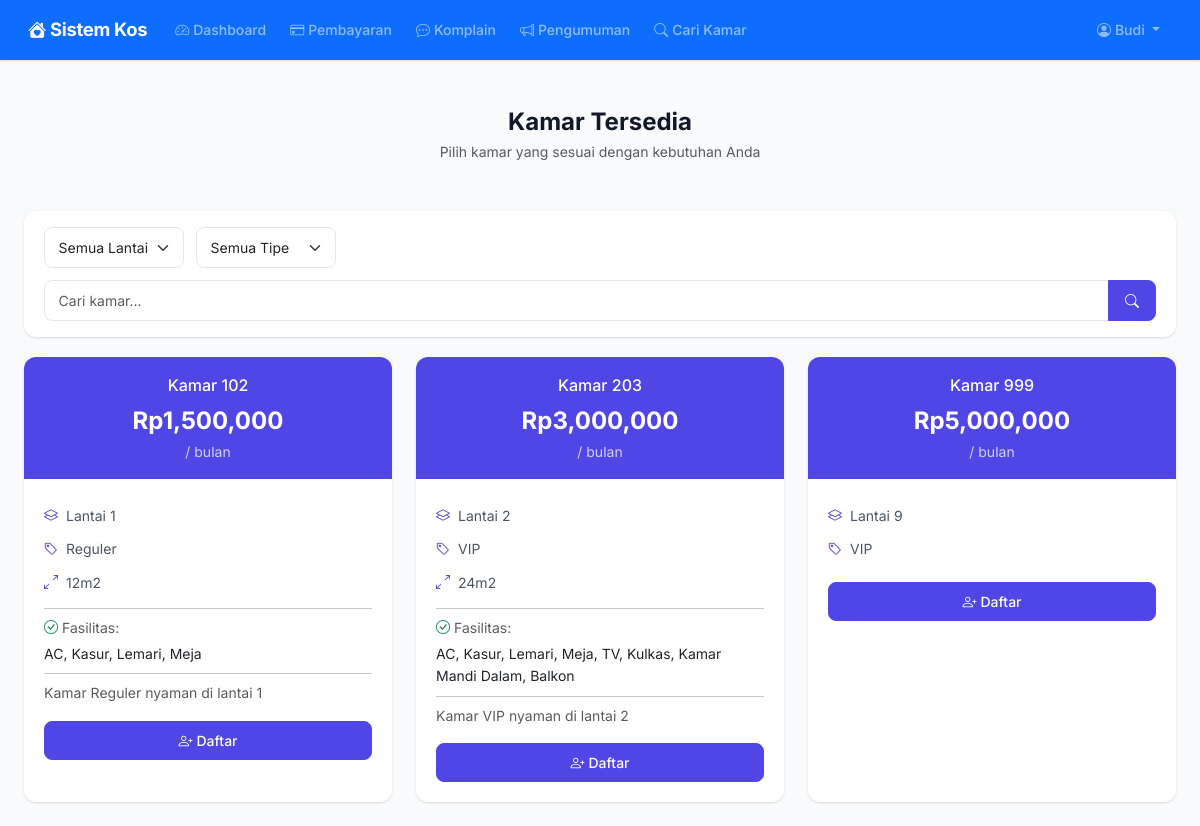
The page /rooms/ (signed in) on the database as committed earlier.
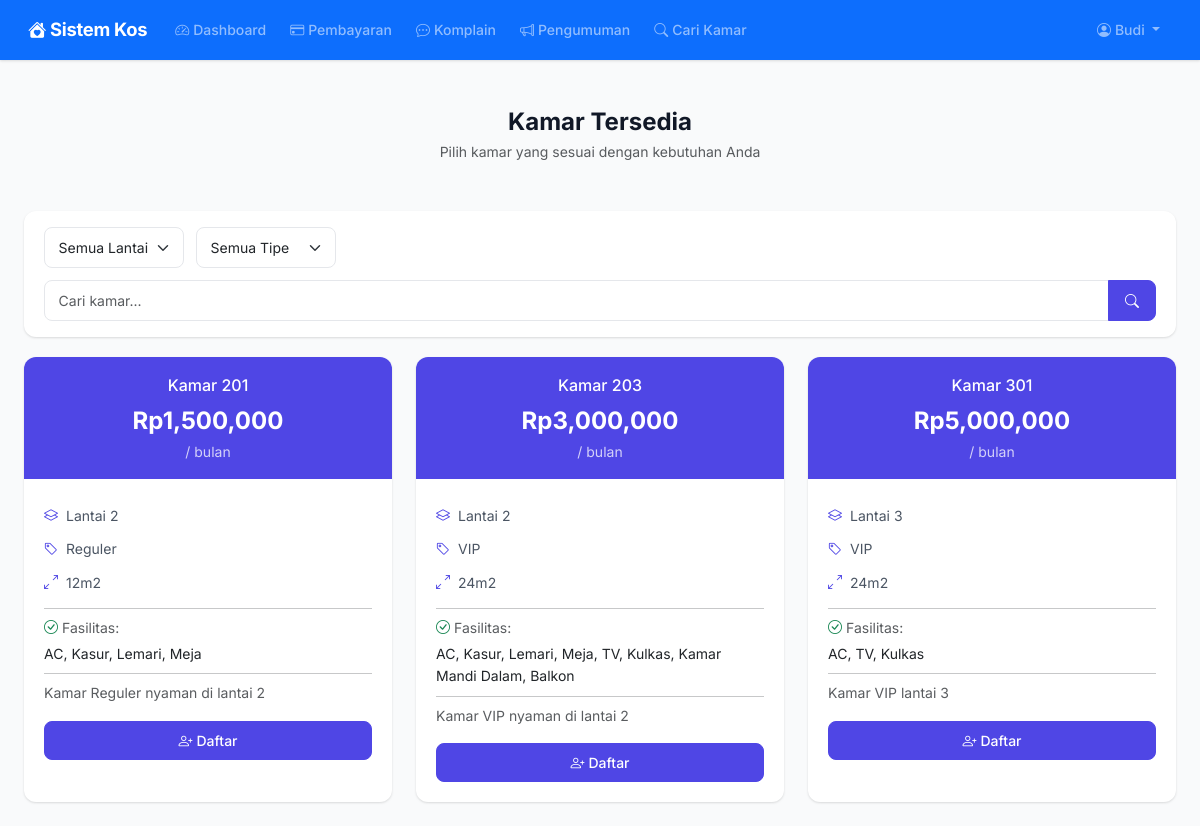
The same page on the database as committed later.
### models.py (models this page shows, shortened)
class Room(db.Model):
    __tablename__ = "rooms"
    id = db.Column(db.Integer, primary_key=True)
    nomor_kamar = db.Column(db.String(10), unique=True, nullable=False)
    lantai = db.Column(db.Integer, default=1)
    tipe = db.Column(db.String(50), default="Reguler")
    harga_per_bulan = db.Column(db.Float, nullable=False)
    ukuran = db.Column(db.String(50))
    fasilitas = db.Column(db.Text)
    status = db.Column(db.String(20), default="tersedia")
    deskripsi = db.Column(db.Text)
    created_at = db.Column(db.DateTime, default=datetime.utcnow)
    bookings = db.relationship("Booking", backref="room", lazy="dynamic")
    maintenance_requests = db.relationship("MaintenanceRequest", backref="room", lazy="dynamic")

### routes/rooms.py (the view, shortened to what this page needs)
@rooms_bp.route("/")
@login_required
def index():
    rooms = Room.query.filter_by(status="tersedia").order_by(Room.lantai, Room.nomor_kamar).all()
    return render_template("rooms/public.html", rooms=rooms)

### app.py (called while the page is built)
def create_app():
    app = Flask(__name__)
    app.config.from_object("config.Config")
    db.init_app(app)
    login_manager.init_app(app)
    csrf.init_app(app)
    login_manager.login_view = "auth.login"
    login_manager.login_message = "Silakan login terlebih dahulu."
    from models import User
    @login_manager.user_loader
    def load_user(user_id):
        return User.query.get(int(user_id))
    @app.context_processor
    def inject_now():
        from datetime import datetime
        return {"now": datetime.now()}
    @app.context_processor
    def inject_utility():
        from datetime import date
        return {"date_today": date.today()}
    from routes import register_routes
    register_routes(app)
    with app.app_context():
        db.create_all()
    return app

### templates/rooms/public.html (shortened to what this page needs)
{% extends "base.html" %}
{% block content %}
<div class="page-header text-center py-4">
    <h1>Kamar Tersedia</h1>
    <p class="text-muted mb-0">Pilih kamar yang sesuai dengan kebutuhan Anda</p>
</div>
<form method="GET" action="{{ url_for('rooms.index') }}">
    <div class="filter-bar">
        <select name="lantai" class="form-select">
            <option value="">Semua Lantai</option>
        </select>
        <select name="tipe" class="form-select">
            <option value="">Semua Tipe</option>
        </select>
        <div class="input-group" style="min-width:200px">
            <input type="text" name="search" class="form-control" placeholder="Cari kamar..." value="{{ request.args.get('search', '') }}">
            <button class="btn btn-primary" type="submit"><i class="bi bi-search"></i></button>
        </div>
    </div>
</form>
{% if rooms %}
<div class="row g-4">
    {% for room in rooms %}
    <div class="col-sm-6 col-lg-4">
        <div class="room-card card">
            <div class="room-header">
                <div class="fw-medium mb-1">Kamar {{ room.nomor_kamar }}</div>
                <div class="room-price">Rp{{ "{:,.0f}".format(room.harga_per_bulan) }}</div>
                <div class="small opacity-75">/ bulan</div>
            </div>
            <div class="room-body">
                <ul>
                    <li><i class="bi bi-layers"></i>Lantai {{ room.lantai }}</li>
                    <li><i class="bi bi-tag"></i>{{ room.tipe }}</li>
                    {% if room.ukuran %}
                    <li><i class="bi bi-arrows-angle-expand"></i>{{ room.ukuran }}</li>
                    {% endif %}
                </ul>
                {% if room.fasilitas %}
                <hr class="my-2">
                <p class="small text-muted mb-1"><i class="bi bi-check-circle me-1 text-success"></i>Fasilitas:</p>
                <p class="small mb-0">{{ room.fasilitas }}</p>
                {% endif %}
                {% if room.deskripsi %}
                <hr class="my-2">
                <p class="small text-muted mb-0">{{ room.deskripsi }}</p>
                {% endif %}
                <a href="{{ url_for('onboarding.daftar', room_id=room.id) }}" class="btn btn-primary w-100 mt-3">
                    <i class="bi bi-person-plus me-1"></i>Daftar
                </a>
            </div>
        </div>
    </div>
    {% endfor %}
</div>
{% else %}
<div class="empty-state">
    <i class="bi bi-door-closed"></i>
    <h5>Tidak ada kamar tersedia</h5>
    <p class="text-muted">Saat ini belum ada kamar yang tersedia. Silakan cek kembali nanti.</p>
</div>
{% endif %}
{% endblock %}

Rows that differ between the two databases and show on the page:
no longer on this page (row edited): Room: nomor_kamar "102", harga_per_bulan "1,500,000", lantai "1", tipe "Reguler", ukuran "12m2", fasilitas "AC, Kasur, Lemari, Meja", deskripsi "Kamar Reguler nyaman di lantai 1"
removed Room: nomor_kamar "999", harga_per_bulan "5,000,000", lantai "9", tipe "VIP"
now on this page (row edited): Room: nomor_kamar "201", harga_per_bulan "1,500,000", lantai "2", tipe "Reguler", ukuran "12m2", fasilitas "AC, Kasur, Lemari, Meja", deskripsi "Kamar Reguler nyaman di lantai 2"
added Room: nomor_kamar "301", harga_per_bulan "5,000,000", lantai "3", tipe "VIP", ukuran "24m2", fasilitas "AC, TV, Kulkas", deskripsi "Kamar VIP lantai 3"
